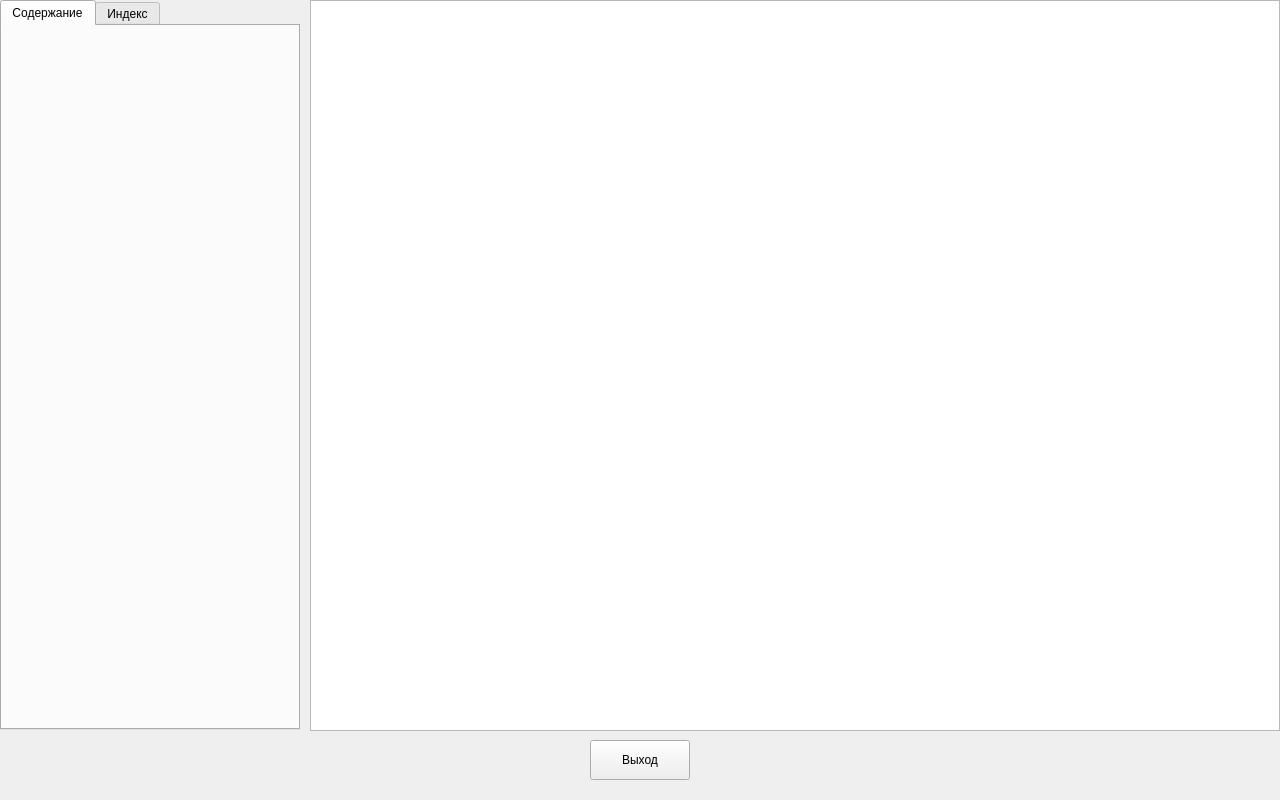
<?xml version="1.0" encoding="UTF-8"?>
<ui version="4.0">
 <class>ShowHelpPage</class>
 <widget class="QWidget" name="ShowHelpPage">
  <property name="geometry">
   <rect>
    <x>0</x>
    <y>0</y>
    <width>1280</width>
    <height>800</height>
   </rect>
  </property>
  <property name="windowTitle">
   <string>Form</string>
  </property>
  <widget class="QTabWidget" name="tabWidget">
   <property name="geometry">
    <rect>
     <x>0</x>
     <y>0</y>
     <width>300</width>
     <height>730</height>
    </rect>
   </property>
   <property name="currentIndex">
    <number>0</number>
   </property>
   <widget class="QWidget" name="tabContents">
    <attribute name="title">
     <string>Содержание</string>
    </attribute>
   </widget>
   <widget class="QWidget" name="tabIndex">
    <attribute name="title">
     <string>Индекс</string>
    </attribute>
   </widget>
  </widget>
  <widget class="QPushButton" name="pushButtonCancel">
   <property name="geometry">
    <rect>
     <x>590</x>
     <y>740</y>
     <width>100</width>
     <height>40</height>
    </rect>
   </property>
   <property name="text">
    <string>Выход</string>
   </property>
  </widget>
  <widget class="QTextBrowser" name="textBrowserHelp">
   <property name="geometry">
    <rect>
     <x>310</x>
     <y>0</y>
     <width>970</width>
     <height>731</height>
    </rect>
   </property>
  </widget>
 </widget>
 <resources/>
 <connections/>
</ui>
